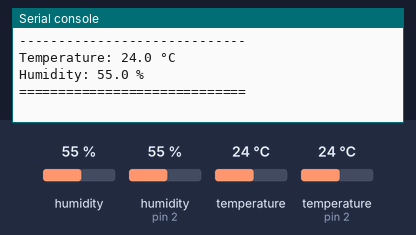
The program below on a simulated MicroPython board. Parts: the last lines printed to the serial console. The inputs (shaded band) are chosen by the test bench; at power-on: humidity 55 %, humidity (sensor on pin 2) 55 %, temperature 24 °C, temperature (sensor on pin 2) 24 °C.

Above: at 1.2 s.
1.3 s: humidity (sensor 0) set to 22 %
7.3 s: humidity (sensor on pin 2) set to 22 %
At 10.6 s:
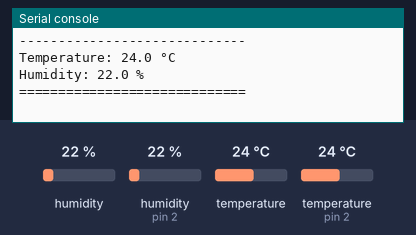
13.3 s: temperature (sensor 0) set to 12 °C
19.3 s: temperature (sensor on pin 2) set to 12 °C
25.3 s: humidity (sensor 0) set to 40 %
31.3 s: humidity (sensor on pin 2) set to 40 %
At 35.9 s:
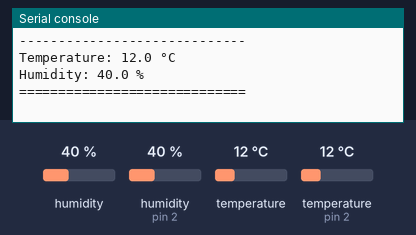
Timing chart, 0 to 37.4 s (numbered marks = the images above; inputs shaded):
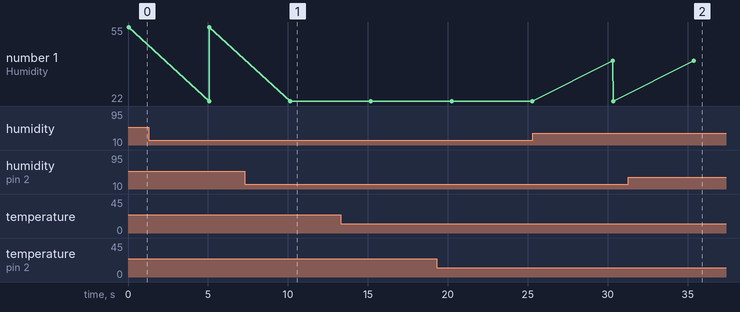

The program:

readTempHum.py
```python
from machine import Pin
import time
import dht

dSensor1 = dht.DHT11(Pin(0))
dSensor2 = dht.DHT22(Pin(2))

def readDHT():
    try:
        dSensor1.measure()
        dSensor2.measure()
        temp1 = dSensor1.temperature()
        temp2 = dSensor2.temperature()
        hum1 = dSensor1.humidity()
        hum2 = dSensor2.humidity()
        print('Reading from the DHT11 sensor')
        print('-----------------------------')
        print('Temperature: {} °C'.format(temp1))
        print('Humidity: {} % '.format(hum1))
        print('+++++++++++++++++++++++++++++')
        print('Reading from the DHT22 sensor')
        print('-----------------------------')
        print('Temperature: {} °C'.format(temp2))
        print('Humidity: {} % '.format(hum2))
        print('=============================')
        print()
    except OSError as e:
        print('Failed to read data from DHT sensors')

while True:
    readDHT()
    time.sleep(5)
```

Measured:
- after the input at 7.3 s, the serial console: prints a new line after 2.8 s (image 1)
- after the input at 31.3 s, the serial console: prints a new line after 4.1 s (image 2)
